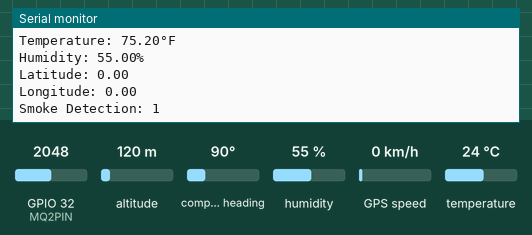
Simulated run of this program. Board: ESP32. Shown: the last lines printed to the serial monitor. Inputs (shaded band) come from the test bench; at power-on: GPIO 32 (MQ2PIN) = 2048, altitude 120 m, compass heading 90°, humidity 55 %, GPS speed 0 km/h, temperature 24 °C. The GPS gets a fix after 3 s at 37.7749, -122.4194 with 8 satellites; no radio packets arrive unless stated.

Above: at 1.2 s.
1.3 s: GPIO 32 (MQ2PIN) set to 1052
At 2.1 s:
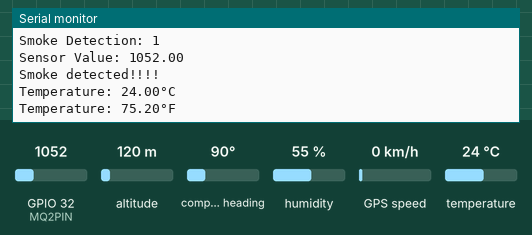
4.5 s: GPIO 32 (MQ2PIN) set to 947
At 5.2 s:
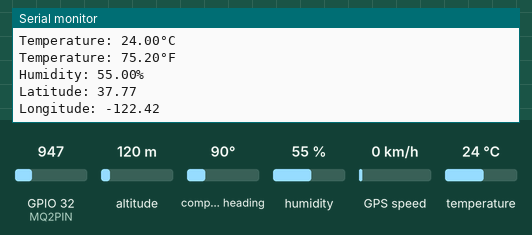
Timing chart, 0 to 7.5 s (numbered marks = the images above; inputs shaded):
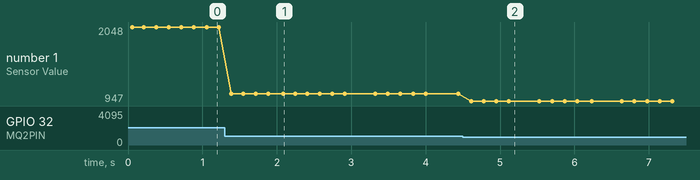

The program:

main.cpp
```cpp
//***THIS IS FOR THE WEATHER STATION SENDER***
#include "heltec.h"
#include "LoRa.h"
#include <TinyGPS++.h>
#include "SoftwareSerial.h"
#include "Adafruit_Sensor.h"
#include "DHT.h"

//Temperature Sensor
#define DHT11PIN 33
DHT dht(DHT11PIN, DHT11);
float currentTemp;
float currentHumidity;

//GPS
double Lon, Lat;
TinyGPSPlus gps;
static const int RXPin = 17, TXPin = 2;
static const uint32_t GPSBaud = 9600;
SoftwareSerial gpsSerial(RXPin, TXPin);

//Smoke Sensor
#define MQ2PIN (32)
float sensorValue;
bool Smoke = false;


void wakeGPS(){
    while (gpsSerial.available()){
    gps.encode(gpsSerial.read());
    if (gps.location.isUpdated()){

      Lat = gps.location.lat();
      Lon = gps.location.lng();

      Serial.print("Latitude: " + (String)Lat + "\nLongitude: " + (String)Lon);
      LoRa.print("Latitude: " + (String)Lat + "\nLongitude: " + (String)Lon);
    }
  }
}

void getSmoke(){
  pinMode(MQ2PIN, INPUT);
  sensorValue = analogRead(MQ2PIN);
  Serial.print("Sensor Value: ");
  Serial.println(sensorValue);
  if(sensorValue > 750)
    {
      Smoke = true;
      Serial.println("Smoke detected!!!!");
    }else{
      Smoke = false;
    }
}


void CompileSensors(){

  Serial.println("Temperature: " + (String)currentTemp +  "°C");
  Serial.println("Temperature: " + (String)(1.8*currentTemp+32) + "°F");
  Serial.println("Humidity: " + (String)currentHumidity + "%\n");
  Serial.println("Latitude: " + (String)Lat + "\nLongitude: " + (String)Lon);
  Serial.println("Smoke Detection: " + (String)Smoke);

  //Sending the Data so it can be parsed by the reciever
  LoRa.println(1.8*currentTemp+32);
  LoRa.println(currentHumidity);
  LoRa.println(Lat);
  LoRa.println(Lon);
  LoRa.println(Smoke);

/*
  LoRa.println("Temperature: " + (String)currentTemp +  "°C");
  LoRa.println("Temperature: " + (String)(1.8*currentTemp+32) + "°F");
  LoRa.println("Humidity: " + (String)currentHumidity + "%");
  LoRa.println("Latitude: " + (String)Lat + "\nLongitude: " + (String)Lon);
  LoRa.println("Smoke Detection: " + (String)Smoke);
  */
}


void SendLoRaPacket(){
  LoRa.beginPacket();
  wakeGPS();
  getSmoke();
  CompileSensors();
  LoRa.endPacket();
}

/*
void displayOnBoard() {

  String CtemperatureDisplay ="Temperature: " + (String)currentTemp +  "°C";
  String FtemperatureDisplay ="Temperature: " + (String)(1.8*currentTemp+32) + "°F";
  String humidityDisplay = "Humidity: " + (String)currentHumidity + "%";

  Heltec.display->clear();
  // Prepare to display temperature C and F
  Heltec.display->drawString(0, 0, CtemperatureDisplay);
  Heltec.display->drawString(0, 12, FtemperatureDisplay);
  // Prepare to display humidity
  Heltec.display->drawString(0, 24, humidityDisplay);
  // Display the readings
  Heltec.display->display();
}
*/


void setup()
{
  Serial.begin(9600);
  gpsSerial.begin(GPSBaud);
  dht.begin();


  Serial.println("LoRa Sender starting...");

  if (!LoRa.begin(915E6, 1)) { // Set frequency to 433, 868 or 915MHz
    Serial.println("Could not find a valid LoRa transceiver, check pins used and wiring!");
  }
}


void loop()
{
  currentHumidity = dht.readHumidity();
  currentTemp = dht.readTemperature();

  SendLoRaPacket();

}
```

Measured:
- the behaviour switches between 1000 and 999 on GPIO 32 (MQ2PIN) (found by bisection; images 1 and 2)
- after the input at 1.3 s, the serial monitor: prints a new line after 0.08 s (image 1)
- after the input at 4.5 s, the serial monitor: prints a new line after 0.11 s (image 2)
- plotted number 1: 2048 → 1052 after the input at 1.3 s, 1052 → 947 after the input at 4.5 s
